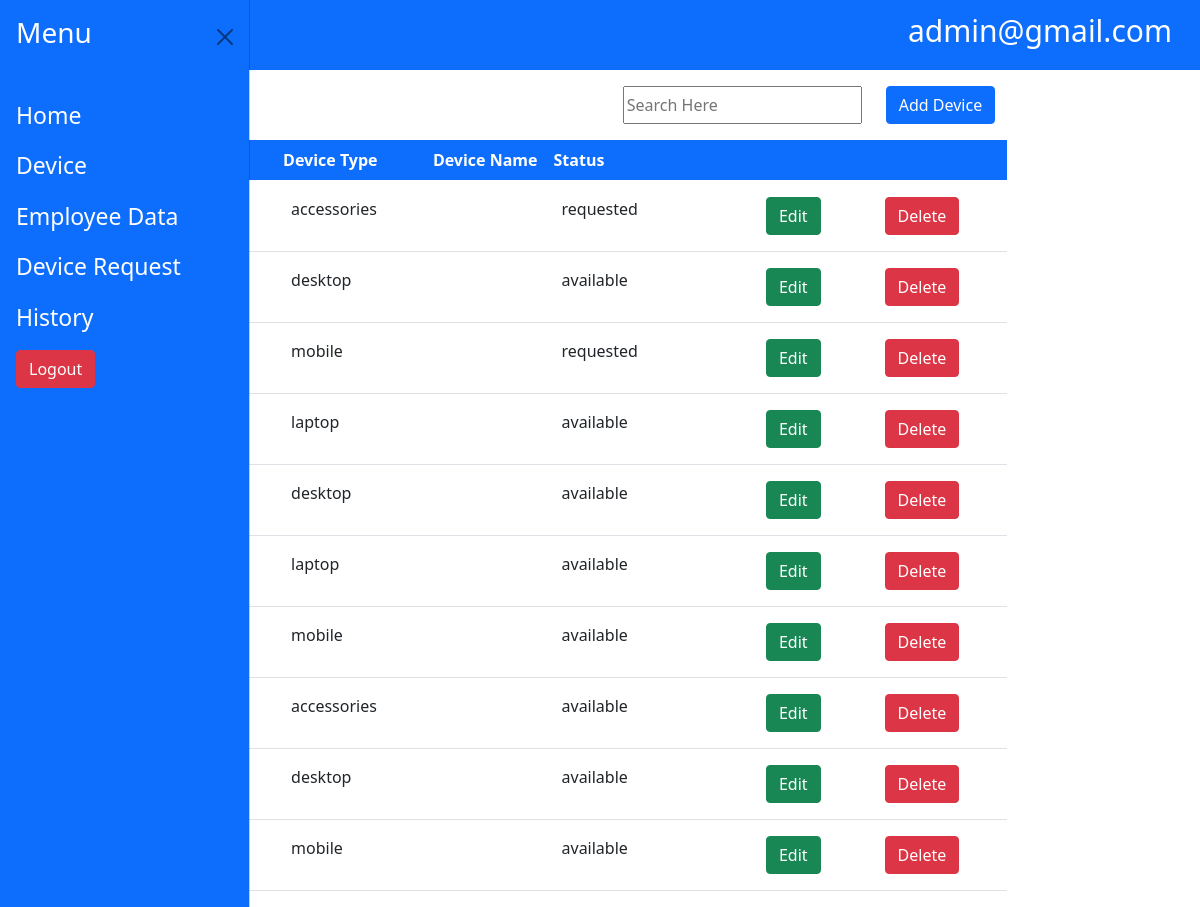
Page /admin/device_data.php (signed in) on the committed database.
### tables this page shows
CREATE TABLE `device` (
  `id` int(250) NOT NULL,
  `type` varchar(250) NOT NULL,
  `device_name` varchar(250) NOT NULL,
  `status` varchar(250) NOT NULL
);

### admin/fetch.php (called while the page is built, shortened)
<?php
class fetch{
public function fetchData($table){
    $connect = mysqli_connect("localhost", "root","", "devicesys");
    if($table=="user"){
         $query = "select * from $table where role='employee'";
    }
    else{
    $query = "select * from $table";
    }
    $filter_result = mysqli_query($connect, $query);
    return $filter_result;
}
}
?>

### admin/device_data.php (the view, shortened to what this page needs)
<?php
include 'header.php';
include 'fetch.php';
?>
<body>
        <div class="container-fluid d-flex justify-content-center">
            <div class="table-responsive mt-3">
                <div class="container-fluid d-flex justify-content-end mb-3">
                <input type="text"  id="search" placeholder="Search Here" class=" me-4">
        <button type="button" class="btn btn-primary" data-bs-toggle="modal" data-bs-target="#myModal">
            Add Device
        </button>
    </div>
            <table class="table">
                <thead class="bg-primary">
                    <tr class="text-white">
                                <th scope="col">ID             </th>
                                <th scope="col">Device Type    </th>
                                <th scope="col">Device Name    </th>
                                <th scope="col">Status         </th>
                                <th scope="col">               </th>
                                <th scope="col">               </th>
                                <th scope="col">               </th>
                    </tr>
                </thead>
                <tbody  id="mytable">
                    <?php
                                    $device=$fetchobj->fetchData("device");
                                    while($row=mysqli_fetch_assoc($device)){?>
                                        <tr>
                                            <td class="p-3 pe-5"><?php echo $row['id']?>       </td>
                                            <td class="p-3 pe-5"><?php echo $row['type']?>    </td>
                                            <td class="p-3 pe-5"><?php echo $row['name']?>    </td>
                                            <td class="p-3 pe-5">   <?php echo $row['status']?>  </td>
                                            <td class="p-3 pe-5">    </td>
                                            <td class="p-3 pe-5"><button class='edit btn btn-success' id="<?php echo $row['id']?>">Edit</button></td>
                                            <td class="p-3 pe-5"><button class='delete btn btn-danger' data-id='<?= $row['id']; ?>'>Delete</button></td>
                                        </tr>
                                        <?php } ?>
                </tbody>
            </table>
</body>

### admin/header.php (shortened to what this page needs)
<!DOCTYPE html>
<html lang="en">
<head>
    <link href="https://cdn.jsdelivr.net/npm/bootstrap@5.0.2/dist/css/bootstrap.min.css" rel="stylesheet">
</head>
<body>
<div class="offcanvas offcanvas-start bg-primary" data-bs-scroll="true" data-bs-backdrop="false" tabindex="-1" id="offcanvasTop" aria-labelledby="offcanvasTopLabel" style="width:250px;">
<div class="offcanvas-header">
<h3 id="offcanvasTopLabel" class="text-white">Menu </h3>
<button type="button" class="btn-close text-reset" data-bs-dismiss="offcanvas" aria-label="Close"></button>
</div>
  <div class="offcanvas-body">
                    <ul class="navbar-nav ms-auto">
                    <li class="nav-item pe-3">
                        <a class="nav-link text-white" style="font-size: 23px;" aria-current="page" href="home.php">Home</a>
                    </li>
                    <li class="nav-item pe-3">
                        <a class="nav-link text-white" style="font-size: 23px;" aria-current="page" href="device_data.php">Device</a>
                    </li>
                    <li class="nav-item pe-3">
                    <a class="nav-link text-white" style="font-size: 23px;" aria-current="page" href="employee_data.php">Employee Data</a>
                </li>
                    <li class="nav-item pe-3">
                        <a class="nav-link text-white" style="font-size: 23px;" aria-current="page" href="device_record.php">Device Request</a>
                    </li>
                    <li class="nav-item pe-3">
                        <a class="nav-link text-white" style="font-size: 23px;" aria-current="page" href="history.php">History</a>
                    </li>
                    <li class="nav-item pe-3 mt-2">
                        <form action="logout.php">
                    <button class="btn btn-danger" type="submit" ><span class="h6">Logout</span></button>
                </form>
                    </li>
                </ul>
  </div>
</div>
    <nav class="navbar navbar-expand-md navbar-dark bg-primary">
        <div class="container-fluid d-flex justify-content-spacebetween">
            <button class="btn text-white" id="toggle-button" type="button" data-bs-toggle="offcanvas" data-bs-target="#offcanvasTop" aria-controls="offcanvasTop"><h4>Menu</h4></button>
            <a class="navbar-brand text-white h1" style="font-size: 30px;"><?php echo $_SESSION['email']?></a>
        </div>
    </nav>
</body>
</html>

### rows in the picture
device: type "accessories", status "requested"
device: type "desktop", status "available"
device: type "mobile", status "requested"
device: type "laptop", status "available"
device: type "desktop", status "available"
device: type "laptop", status "available"
device: type "mobile", status "available"
device: type "accessories", status "available"
device: type "desktop", status "available"
device: type "mobile", status "available"

### other values in the picture
$_SESSION['email'] "admin@gmail.com"
